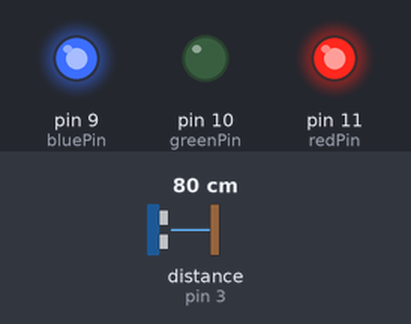
Bench run of a sketch on a simulated Arduino Uno, built with avr-gcc and run on an emulated ATmega328P. Parts: output pins drawn as LEDs (lit = HIGH). Wiring (inferred from the names in the program): ultrasonic range finder: trigger pin 2; echo pin 3. The inputs (shaded band) are chosen by the test bench; at power-on: distance to the obstacle (sensor on pin 3) 80 cm. The echo pulse lasts 58.3 µs per cm; pins used as bus, display or sensor lines are not drawn.

Above: at 1.2 s.
1.3 s: distance to the obstacle (sensor on pin 3) set to 74 cm
2.8 s: distance to the obstacle (sensor on pin 3) set to 67 cm
At 4.0 s:
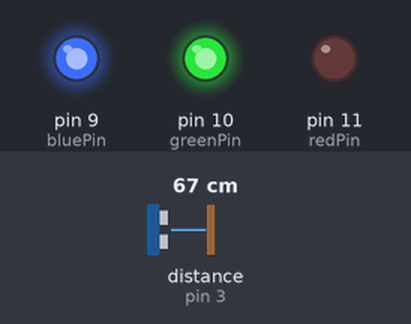
4.3 s: distance to the obstacle (sensor on pin 3) set to 120 cm
At 5.5 s:
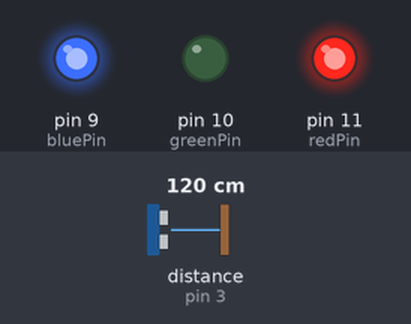
5.8 s: distance to the obstacle (sensor on pin 3) set to 2 cm
At 6.5 s:
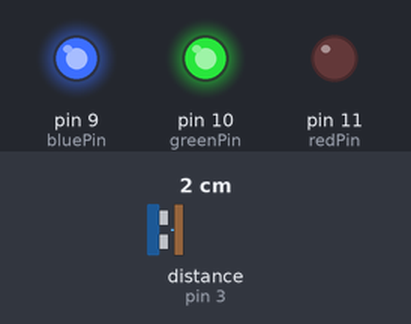
Timing chart, 0 to 8.3 s (numbered marks = the images above; inputs shaded):
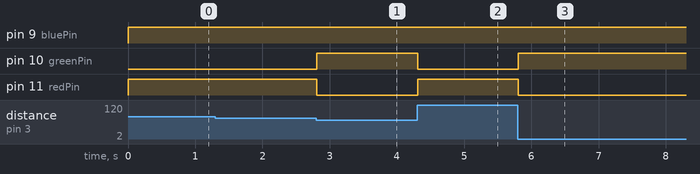

Measured:
- the behaviour switches between 71 and 70 cm on distance to the obstacle (sensor on pin 3) (found by bisection; images 0 and 1)
- after the input at 1.3 s, every drawn part: stays the same
- after the input at 2.8 s, pin 10 (greenPin): LOW → HIGH at once; pin 11 (redPin): HIGH → LOW at once
- after the input at 4.3 s, pin 10 (greenPin): HIGH → LOW at once; pin 11 (redPin): LOW → HIGH at once
- after the input at 5.8 s, pin 10 (greenPin): LOW → HIGH at once; pin 11 (redPin): HIGH → LOW at once

The sketch:

CheckDoor.ino
```cpp
//변수설정
int TRIG = 2;
int ECHO = 3;
int redPin = 11;
int greenPin = 10;
int bluePin = 9;

void setup() {
  //set serial
  Serial.begin(9600);

  //set led
   pinMode(redPin, OUTPUT);
   pinMode(greenPin, OUTPUT);
   pinMode(bluePin, OUTPUT);

  //set ultrasonic
  pinMode(TRIG, OUTPUT);
  pinMode(ECHO, INPUT);
}

void loop() {
    //초음파 발사 코드
    digitalWrite(TRIG, LOW);
    delayMicroseconds(2);
    digitalWrite(TRIG, HIGH);
    delayMicroseconds(10);
    digitalWrite(TRIG, LOW);
    //pulseIn 명령어를 통해 Echo핀에 초음파가 들어오는 시간계산
    //pulseIn에서 반환된 값에 58.2를 나눈이유는 시간을 cm로 변화하기 위해서임
    //음파속도가 340m/s 정도임
    long distance=pulseIn(ECHO, HIGH)/58.2;

  if(distance <70){
    setColor(255, 0, 0); // red
    } else{
      setColor(0, 255, 0); // green
    }
}

void setColor(int red, int green, int blue)
{
  analogWrite(redPin, 255-red);
  analogWrite(greenPin, 255-green);
  analogWrite(bluePin, 255-blue);
}
```
